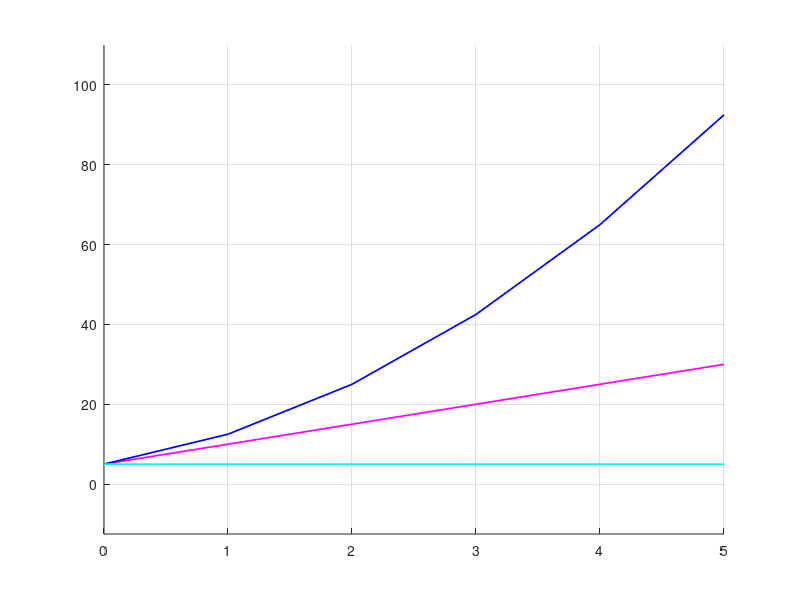

Source code (MATLAB): (Note: this script raises an error after producing the figure.)
% PROYECTO II/PARTE 3 - GRÁFICAS EN CINEMÁTICA (ACELERACION, VELOCIDAD Y
% POSICIÓN)
clc
clear
close
disp("****************************************************")
disp("*                    BIENVENIDO                    *")
disp("*              Gráficas en Cinemática              *")
disp("****************************************************")
disp(" ")
aceleracion = input("Ingrese la aceleración, m/s2: ");
vo = input("Ingrese la velocidad inicial, m/s: ");
po= input("Ingrese la posición inicial, m: ");
tf=input("Ingrese el tiempo, s: ");
velocidad = polyint(aceleracion,vo);
posicion = polyint(velocidad,po);
t=0:tf;
disp(" ")
disp("SALIDA DE POLINOMIOS")
disp("Aceleración:")
disp(aceleracion);
disp("Velocidad:")
disp(velocidad);
disp("Posición:")
disp(posicion);
acel = polyval(aceleracion,t);
vel = velocidad(1)*t+velocidad(2);
pos = posicion(1)*t.^2+posicion(2).*t+posicion(3);
var = [aceleracion,vo,po,vel,pos];%Lista de variables
minimo = min(var);% Determina el mínimo de la lista de variables
maximo = max(var);% Determina el máximo de la lista de variables
rango = maximo - minimo; % rango entre el mímino y máximo
ymax = maximo + 0.2*rango; % Para determinar el límite máximo de la gráfica
ymin = minimo - 0.2*rango; % Para determinar el límite mínimo de la gráfica
hold on
grid on
plot(t,vel,"m-","LineWidth",1.25)
plot(t,pos,"b-","LineWidth",1.25)
plot(t,acel,"c-","LineWidth",1.25)
xlim([0 tf])
ylim([ymin ymax])
title("GRÁFICAS EN CINEMÁTICA USANDO MATLAB","(Aceleración, Velocidad y Posición)",...
    'fontname','agency fb','FontSize',12,'Color','k')
xlabel('Tiempo, s','fontname','agency fb','FontSize',10,'FontWeight',...
    'bold','Color','k');
ylabel('Aceleración(m/s2), Velocidad(m/s) y Posición(m)','fontname',...
    'agency fb','FontSize',10,'FontWeight','bold','Color','k');
leyenda = legend();
leyenda.Color = 'w';
leyenda.FontName ='agency fb';
leyenda.String{1} ='Velocidad';
leyenda.String{2} ='Posición';
leyenda.String{3} ='Aceleración';


%SCRIPT DESAROLLADO POR ALUMNO: HENRY PAOLO ZUMAETA LOZANO